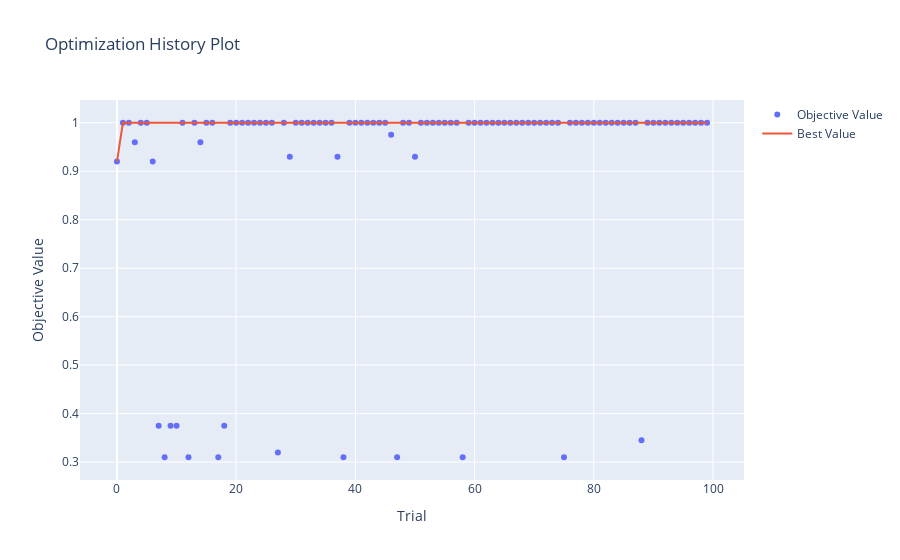

Notebook source saved alongside this figure:
### Markdown cell above
Mejores Parametros

### Code cell
print(studySVM.best_params)
optuna.visualization.plot_optimization_history(studySVM)

### Figure 1 — Plotly figure (JSON) as saved in the notebook; plotly's stock layout.template omitted (floating-point values rounded to 4 significant figures)
{"data": [{"mode": "markers", "name": "Objective Value", "type": "scatter", "x": [0, 1, 2, 3, 4, 5, 6, 7, 8, 9, 10, 11, 12, 13, 14, 15, 16, 17, 18, 19, 20, 21, 22, 23, 24, 25, 26, 27, 28, 29, 30, 31, 32, 33, 34, 35, 36, 37, 38, 39, 40, 41, 42, 43, 44, 45, 46, 47, 48, 49, 50, 51, 52, 53, 54, 55, 56, 57, 58, 59, 60, 61, 62, 63, 64, 65, 66, 67, 68, 69, 70, 71, 72, 73, 74, 75, 76, 77, 78, 79, 80, 81, 82, 83, 84, 85, 86, 87, 88, 89, 90, 91, 92, 93, 94, 95, 96, 97, 98, 99], "y": [0.92, 1, 1, 0.96, 1, 1, 0.92, 0.375, 0.31, 0.375, 0.375, 1, 0.31, 1, 0.96, 1, 1, 0.31, 0.375, 1, 1, 1, 1, 1, 1, 1, 1, 0.32, 1, 0.93, 1, 1, 1, 1, 1, 1, 1, 0.93, 0.31, 1, 1, 1, 1, 1, 1, 1, 0.975, 0.31, 1, 1, 0.93, 1, 1, 1, 1, 1, 1, 1, 0.31, 1, 1, 1, 1, 1, 1, 1, 1, 1, 1, 1, 1, 1, 1, 1, 1, 0.31, 1, 1, 1, 1, 1, 1, 1, 1, 1, 1, 1, 1, 0.345, 1, 1, 1, 1, 1, 1, 1, 1, 1, 1, 1]}, {"mode": "lines", "name": "Best Value", "type": "scatter", "x": [0, 1, 2, 3, 4, 5, 6, 7, 8, 9, 10, 11, 12, 13, 14, 15, 16, 17, 18, 19, 20, 21, 22, 23, 24, 25, 26, 27, 28, 29, 30, 31, 32, 33, 34, 35, 36, 37, 38, 39, 40, 41, 42, 43, 44, 45, 46, 47, 48, 49, 50, 51, 52, 53, 54, 55, 56, 57, 58, 59, 60, 61, 62, 63, 64, 65, 66, 67, 68, 69, 70, 71, 72, 73, 74, 75, 76, 77, 78, 79, 80, 81, 82, 83, 84, 85, 86, 87, 88, 89, 90, 91, 92, 93, 94, 95, 96, 97, 98, 99], "y": [0.92, 1, 1, 1, 1, 1, 1, 1, 1, 1, 1, 1, 1, 1, 1, 1, 1, 1, 1, 1, 1, 1, 1, 1, 1, 1, 1, 1, 1, 1, 1, 1, 1, 1, 1, 1, 1, 1, 1, 1, 1, 1, 1, 1, 1, 1, 1, 1, 1, 1, 1, 1, 1, 1, 1, 1, 1, 1, 1, 1, 1, 1, 1, 1, 1, 1, 1, 1, 1, 1, 1, 1, 1, 1, 1, 1, 1, 1, 1, 1, 1, 1, 1, 1, 1, 1, 1, 1, 1, 1, 1, 1, 1, 1, 1, 1, 1, 1, 1, 1]}, {"marker": {"color": "#cccccc"}, "mode": "markers", "name": "Infeasible Trial", "showlegend": false, "type": "scatter", "x": [], "y": []}], "layout": {"title": {"text": "Optimization History Plot"}, "xaxis": {"title": {"text": "Trial"}}, "yaxis": {"title": {"text": "Objective Value"}}}}
